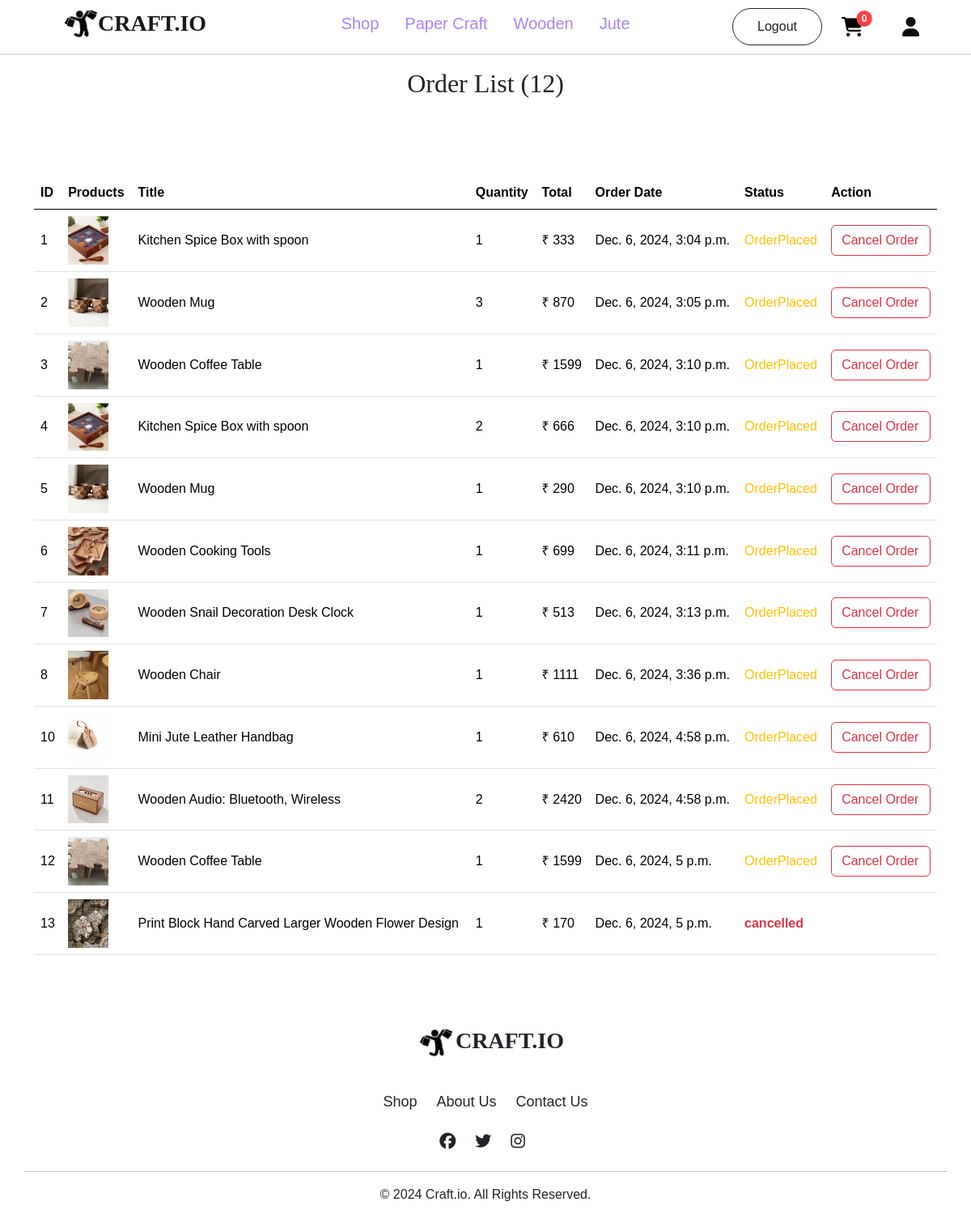
Screenshot of /customer/orderlist (signed in) with the database file from the repository.
### account/models.py (models this page shows, shortened)
class Orders(models.Model):
    id = models.IntegerField(primary_key=True)
    product = models.ForeignKey(Productss, on_delete=models.CASCADE)
    user = models.ForeignKey(User, on_delete=models.CASCADE)
    datatime = models.DateTimeField(auto_now_add=True)
    quantity = models.IntegerField()
    total = models.IntegerField()
    options = (
        ('OrderPlaced', 'OrderPlaced'),
        ('Shipped', 'Shipped'),
        ('OutForDelivery', 'OutForDelivery'),
        ('Delivered', 'Delivered'),
        ('cancelled', 'cancelled')
    )
    status = models.CharField(max_length=100, default='OrderPlaced', choices=options)

class Productss(models.Model):
    title=models.CharField(max_length=100)
    description=models.CharField(max_length=500)
    price=models.IntegerField()
    offerprice=models.IntegerField()
    image=models.ImageField(upload_to='product_images')
    stock=models.IntegerField()
    ShippingFee=models.CharField(max_length=100,default='Free')
    created_at = models.DateTimeField(default=timezone.now)
    options=(
        ('PaperCraft','PaperCraft'),
        ('Wooden','Wooden'),
        ('Jute','Jute'),
    )
    category=models.CharField(max_length=100,choices=options)

### customer/views.py (the view)
# urls.py: path('orderlist', OrderListView.as_view(), name='orderlist'),
@method_decorator(decorator=decorators, name='dispatch')
class OrderListView(ListView):
    template_name = 'orderlist.html'
    context_object_name = 'orders'
    def get_queryset(self):
        return Orders.objects.filter(user=self.request.user)

### customer/context_processors.py (called while the page is built)
def item_count(request):
    if request.user.is_authenticated:
        cart_count=Cart.objects.filter(user=request.user).count()
        wishlist_count=Wishlist.objects.filter(user=request.user).count()
        order_count=Orders.objects.filter(user=request.user).count()
        return {'cart':cart_count,'wishlist':wishlist_count,'order':order_count}
    else:
        return {"cart":0,'wishlist':0,"order":0}

### customer/views.py (called while the page is built)
def signin_required(fn):
    def inner(request, *args, **kw):
        if request.user.is_authenticated:
            return fn(request, *args, **kw)
        else:
            messages.error(request, 'Please login First!!')
            return redirect('login')
    return inner

### customer/templates/orderlist.html (shortened to what this page needs)
{% extends 'navbar.html' %}
{% block content %}
<h2 class="text-center my-3" style="font-family:Cambria, Cochin, Georgia, Times, 'Times New Roman', serif;">Order List ({{ orders.count }})</h2>
{% if orders %}
<div class="container mt-5 mb-5">
    <div class="table-responsive" style="width: 100%; margin: 0 auto;">
        <table class="table mt-5">
            <thead>
                <tr>
                    <th>ID</th>
                    <th>Products</th>
                    <th>Title</th>
                    <th>Quantity</th>
                    <th>Total</th>
                    <th>Order Date</th>
                    <th>Status</th>
                    <th>Action</th>
                </tr>
            </thead>
            <tbody>
                {% for i in orders %}
                <tr class="align-middle">
                    <td>{{ i.id }}</td>
                    <td>
                        <a href="{% url 'pdetail' i.product.id %}">
                            <img src="{{ i.product.image.url }}" alt="{{ i.product.title }}" class="img-fluid" height="50px" width="50px">
                        </a>
                    </td>
                    <td>{{ i.product.title }}</td>
                    <td>{{ i.quantity }}</td>
                    <td>&#8377; {{ i.total }}</td>
                    <td>{{ i.datatime }}</td>
                    <td>
                        {% if i.status == 'OrderPlaced' %}
                        <span class="text-warning">{{ i.status }}</span>
                        {% elif i.status == 'Shipped' %}
                        <span class="text-info">{{ i.status }}</span>
                        {% elif i.status == 'OutForDelivery' %}
                        <span class="text-primary">{{ i.status }}</span>
                        {% elif i.status == 'Delivered' %}
                        <span class="text-success">{{ i.status }}</span>
                        {% elif i.status == 'cancelled' %}
                        <span class="text-danger fw-bolder">{{ i.status }}</span>
                        {% endif %}
                    </td>
                    <td>
                        {% if i.status == 'OrderPlaced' %}
                        <a href="{% url 'corder' i.id %}" onclick="return confirm('Are you sure?')" class="btn btn-outline-danger">Cancel Order</a>
                        {% endif %}
                    </td>
                </tr>
                {% endfor %}
            </tbody>
        </table>
    </div>
</div>
{% else %}
<div style="display: flex; justify-content: center; align-items: center; height: 80vh; margin-top: 30px;">
    <img src="https://i.pinimg.com/originals/f6/e4/64/f6e464230662e7fa4c6a4afb92631aed.png" class="img-fluid rounded-top" alt="No orders found">
</div>
{% endif %}
{% endblock content %}

### customer/templates/navbar.html (style rules this page uses)
* { font-family: 'Parkinsans', sans-serif; }
.form-control, .btn { display: flex; align-items: center; }

### rows the page displays
Orders: id "1", product.image (picture), product "Kitchen Spice Box with spoon", quantity "1", total "333", datatime "Dec. 6, 2024, 3:04 p.m.", status "OrderPlaced", shows "Cancel Order"
Orders: id "2", product.image (picture), product "Wooden Mug", quantity "3", total "870", datatime "Dec. 6, 2024, 3:05 p.m.", status "OrderPlaced", shows "Cancel Order"
Orders: id "3", product.image (picture), product "Wooden Coffee Table", quantity "1", total "1599", datatime "Dec. 6, 2024, 3:10 p.m.", status "OrderPlaced", shows "Cancel Order"
Orders: id "4", product.image (picture), product "Kitchen Spice Box with spoon", quantity "2", total "666", datatime "Dec. 6, 2024, 3:10 p.m.", status "OrderPlaced", shows "Cancel Order"
Orders: id "5", product.image (picture), product "Wooden Mug", quantity "1", total "290", datatime "Dec. 6, 2024, 3:10 p.m.", status "OrderPlaced", shows "Cancel Order"
Orders: id "6", product.image (picture), product "Wooden Cooking Tools", quantity "1", total "699", datatime "Dec. 6, 2024, 3:11 p.m.", status "OrderPlaced", shows "Cancel Order"
Orders: id "7", product.image (picture), product "Wooden Snail Decoration Desk Clock", quantity "1", total "513", datatime "Dec. 6, 2024, 3:13 p.m.", status "OrderPlaced", shows "Cancel Order"
Orders: id "8", product.image (picture), product "Wooden Chair", quantity "1", total "1111", datatime "Dec. 6, 2024, 3:36 p.m.", status "OrderPlaced", shows "Cancel Order"
Orders: id "10", product.image (picture), product "Mini Jute Leather Handbag", quantity "1", total "610", datatime "Dec. 6, 2024, 4:58 p.m.", status "OrderPlaced", shows "Cancel Order"
Orders: id "11", product.image (picture), product "Wooden Audio: Bluetooth, Wireless", quantity "2", total "2420", datatime "Dec. 6, 2024, 4:58 p.m.", status "OrderPlaced", shows "Cancel Order"
Orders: id "12", product.image (picture), product "Wooden Coffee Table", quantity "1", total "1599", datatime "Dec. 6, 2024, 5 p.m.", status "OrderPlaced", shows "Cancel Order"
Orders: id "13", product.image (picture), product "Print Block Hand Carved Larger Wooden Flower Design", quantity "1", total "170", datatime "Dec. 6, 2024, 5 p.m.", status "cancelled"

### other values shown
{{ cart }} "0"
{{ orders.count }} "12"
